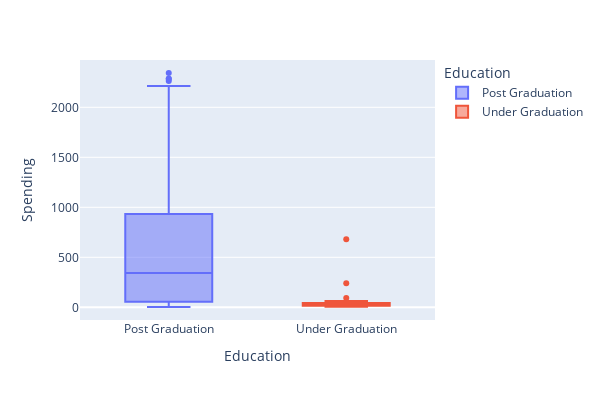

Write notebook code for a chart like this one.
### Code cell
pe.box(myData,x='Education',y='Spending',color='Education').update_layout(height=400,width=600)

### Figure 1 — Plotly figure (JSON) as saved in the notebook; plotly's stock layout.template omitted (floating-point values rounded to 4 significant figures; data arrays with more than 128 entries replaced by an {"elided": "..."} marker saying what was removed)
{"data": [{"alignmentgroup": "True", "hovertemplate": "Education=%{x}<br>Spending=%{y}<extra></extra>", "legendgroup": "Post Graduation", "marker": {"color": "#636efa"}, "name": "Post Graduation", "notched": false, "offsetgroup": "Post Graduation", "orientation": "v", "showlegend": true, "type": "box", "x": {"elided": "2151 str values"}, "x0": " ", "xaxis": "x", "y": {"elided": "2151 int values"}, "y0": " ", "yaxis": "y"}, {"alignmentgroup": "True", "hovertemplate": "Education=%{x}<br>Spending=%{y}<extra></extra>", "legendgroup": "Under Graduation", "marker": {"color": "#EF553B"}, "name": "Under Graduation", "notched": false, "offsetgroup": "Under Graduation", "orientation": "v", "showlegend": true, "type": "box", "x": ["Under Graduation", "Under Graduation", "Under Graduation", "Under Graduation", "Under Graduation", "Under Graduation", "Under Graduation", "Under Graduation", "Under Graduation", "Under Graduation", "Under Graduation", "Under Graduation", "Under Graduation", "Under Graduation", "Under Graduation", "Under Graduation", "Under Graduation", "Under Graduation", "Under Graduation", "Under Graduation", "Under Graduation", "Under Graduation", "Under Graduation", "Under Graduation", "Under Graduation", "Under Graduation", "Under Graduation", "Under Graduation", "Under Graduation", "Under Graduation", "Under Graduation", "Under Graduation", "Under Graduation", "Under Graduation", "Under Graduation", "Under Graduation", "Under Graduation", "Under Graduation", "Under Graduation", "Under Graduation", "Under Graduation", "Under Graduation", "Under Graduation", "Under Graduation", "Under Graduation", "Under Graduation", "Under Graduation", "Under Graduation", "Under Graduation", "Under Graduation", "Under Graduation", "Under Graduation", "Under Graduation", "Under Graduation"], "x0": " ", "xaxis": "x", "y": [44, 20, 14, 19, 44, 60, 14, 93, 32, 15, 56, 41, 12, 8, 24, 9, 16, 35, 42, 44, 10, 5, 43, 42, 53, 12, 53, 241, 46, 8, 32, 44, 16, 20, 17, 45, 35, 32, 16, 23, 19, 22, 44, 680, 64, 20, 36, 24, 26, 15, 32, 36, 53, 24], "y0": " ", "yaxis": "y"}], "layout": {"boxmode": "overlay", "height": 400, "legend": {"title": {"text": "Education"}, "tracegroupgap": 0}, "margin": {"t": 60}, "width": 600, "xaxis": {"anchor": "y", "categoryarray": ["Post Graduation", "Under Graduation"], "categoryorder": "array", "domain": [0, 1], "title": {"text": "Education"}}, "yaxis": {"anchor": "x", "domain": [0, 1], "title": {"text": "Spending"}}}}
